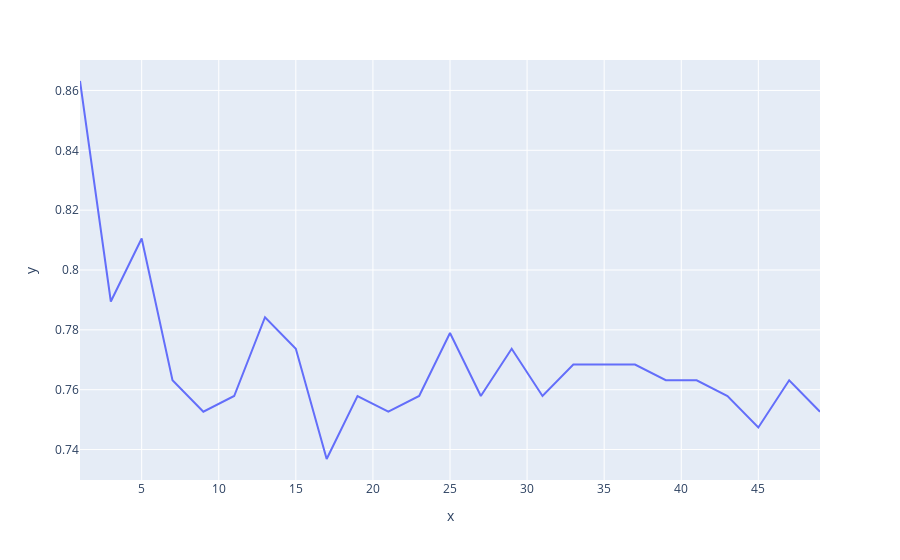

This figure's notebook cell:
### Code cell
px.line(x=k_values, y=accuracy_values)

### Figure 1 — Plotly figure (JSON) as saved in the notebook; plotly's stock layout.template omitted (floating-point values rounded to 4 significant figures)
{"data": [{"hovertemplate": "x=%{x}<br>y=%{y}<extra></extra>", "legendgroup": "", "line": {"color": "#636efa", "dash": "solid"}, "marker": {"symbol": "circle"}, "mode": "lines", "name": "", "orientation": "v", "showlegend": false, "type": "scatter", "x": [1, 3, 5, 7, 9, 11, 13, 15, 17, 19, 21, 23, 25, 27, 29, 31, 33, 35, 37, 39, 41, 43, 45, 47, 49], "xaxis": "x", "y": [0.8632, 0.7895, 0.8105, 0.7632, 0.7526, 0.7579, 0.7842, 0.7737, 0.7368, 0.7579, 0.7526, 0.7579, 0.7789, 0.7579, 0.7737, 0.7579, 0.7684, 0.7684, 0.7684, 0.7632, 0.7632, 0.7579, 0.7474, 0.7632, 0.7526], "yaxis": "y"}], "layout": {"legend": {"tracegroupgap": 0}, "margin": {"t": 60}, "xaxis": {"anchor": "y", "domain": [0, 1], "title": {"text": "x"}}, "yaxis": {"anchor": "x", "domain": [0, 1], "title": {"text": "y"}}}}
